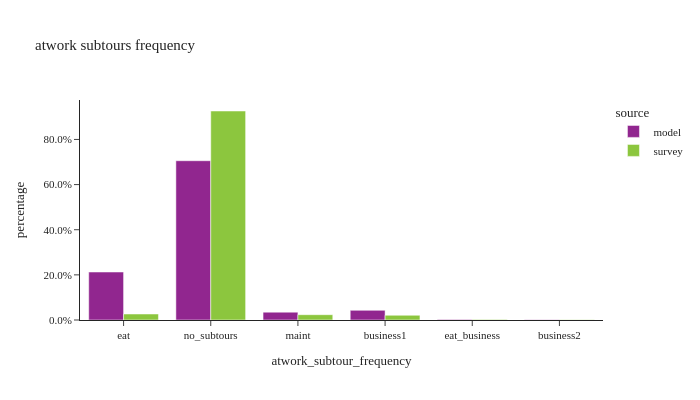

Notebook source saved alongside this figure:
### Code cell
util.plot_share_barchart(work_tour, 'tour_weight', 'atwork_subtour_frequency', title="atwork subtours frequency")

### Figure 1 — Plotly figure (JSON) as saved in the notebook; plotly's stock layout.template omitted (floating-point values rounded to 4 significant figures)
{"data": [{"alignmentgroup": "True", "customdata": [[220166], [730870], [36041], [44379], [2752], [1442]], "hovertemplate": "source=model<br>atwork_subtour_frequency=%{x}<br>percentage=%{y}<br>sample_size=%{customdata[0]}<extra></extra>", "legendgroup": "model", "marker": {"color": "#91268F", "pattern": {"shape": ""}}, "name": "model", "offsetgroup": "model", "orientation": "v", "showlegend": true, "textposition": "auto", "type": "bar", "x": ["eat", "no_subtours", "maint", "business1", "eat_business", "business2"], "xaxis": "x", "y": [0.2126, 0.7057, 0.0348, 0.04285, 0.002657, 0.001392], "yaxis": "y"}, {"alignmentgroup": "True", "customdata": [[122], [2706], [95], [68], [4], [9]], "hovertemplate": "source=survey<br>atwork_subtour_frequency=%{x}<br>percentage=%{y}<br>sample_size=%{customdata[0]}<extra></extra>", "legendgroup": "survey", "marker": {"color": "#8CC63E", "pattern": {"shape": ""}}, "name": "survey", "offsetgroup": "survey", "orientation": "v", "showlegend": true, "textposition": "auto", "type": "bar", "x": ["eat", "no_subtours", "maint", "business1", "eat_business", "business2"], "xaxis": "x", "y": [0.02655, 0.9261, 0.02352, 0.02094, 0.001664, 0.00126], "yaxis": "y"}], "layout": {"barmode": "group", "height": 400, "legend": {"title": {"text": "source"}, "tracegroupgap": 0}, "title": {"text": "atwork subtours frequency"}, "width": 700, "xaxis": {"anchor": "y", "domain": [0.0, 1.0], "title": {"text": "atwork_subtour_frequency"}}, "yaxis": {"anchor": "x", "domain": [0.0, 1.0], "tickformat": ".1%", "title": {"text": "percentage"}}}}
